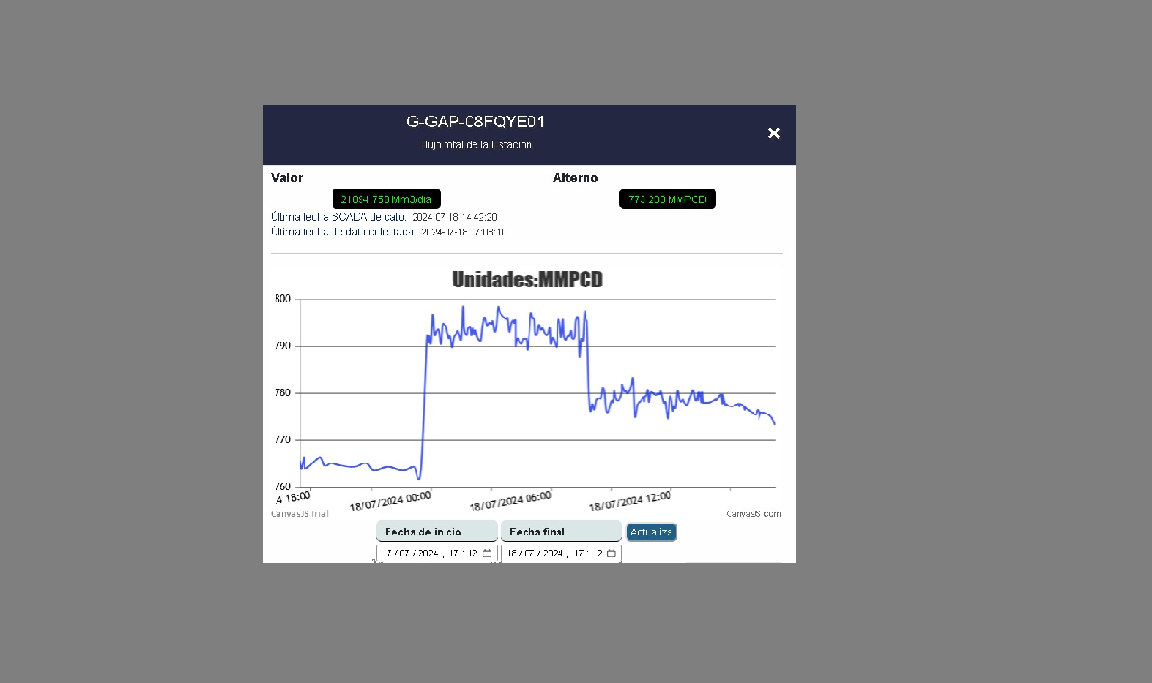
#> input picture cuadro.png, 1152 x 683 px
$ python prueba_opencv.py
#> lines starting #> are read from the running program, lines starting #| are printed output that depends on the picture; after the words box and inside, x2 and y2 are one past the last pixel; in counts of white or black regions, pixels touching at a corner belong together
import cv2
import numpy as np

# Lee la imagen
imagen = cv2.imread('cuadro.png')
#> imagen is the input picture: shape (683, 1152, 3); mean B, G, R 155.6, 154.1, 153.6
if imagen is None:
    print("Error: No se puede abrir o leer el archivo de imagen. Verifica la ruta y el nombre del archivo.")
else:
    # Convierte la imagen a escala de grises
    gray = cv2.cvtColor(imagen, cv2.COLOR_BGR2GRAY)
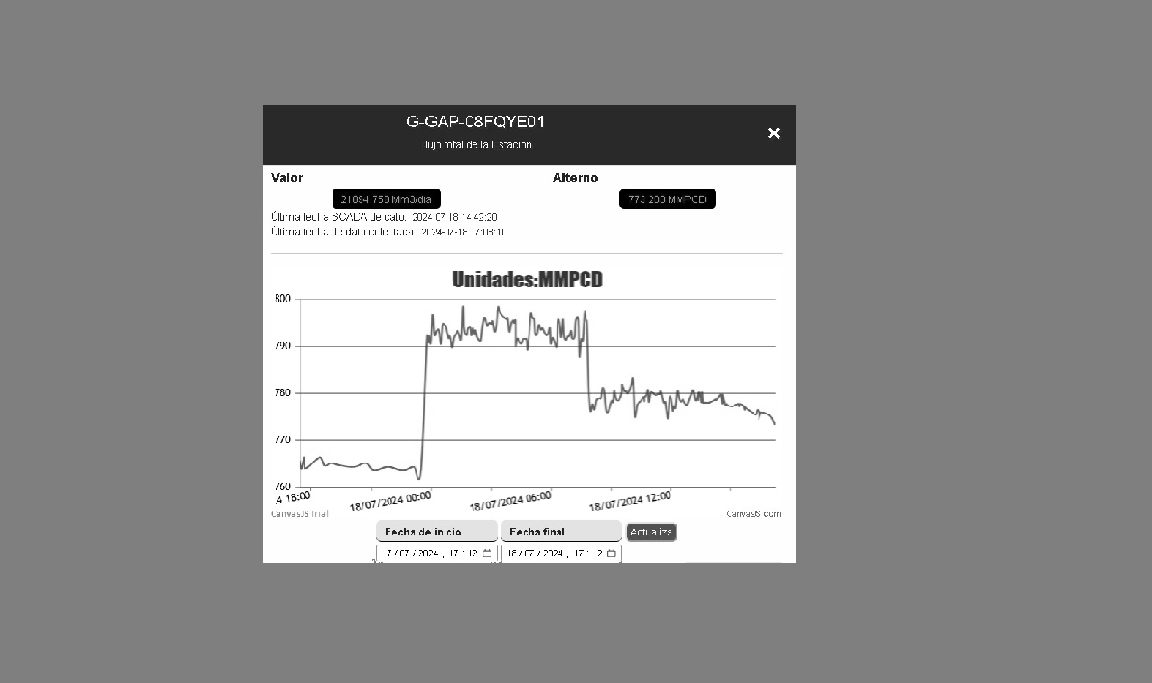
#> gray: shape (683, 1152); min 0, max 255, mean 154.1

    # Aplica un umbral para convertir la imagen a binaria
    _, th = cv2.threshold(gray, 100, 255, cv2.THRESH_BINARY)
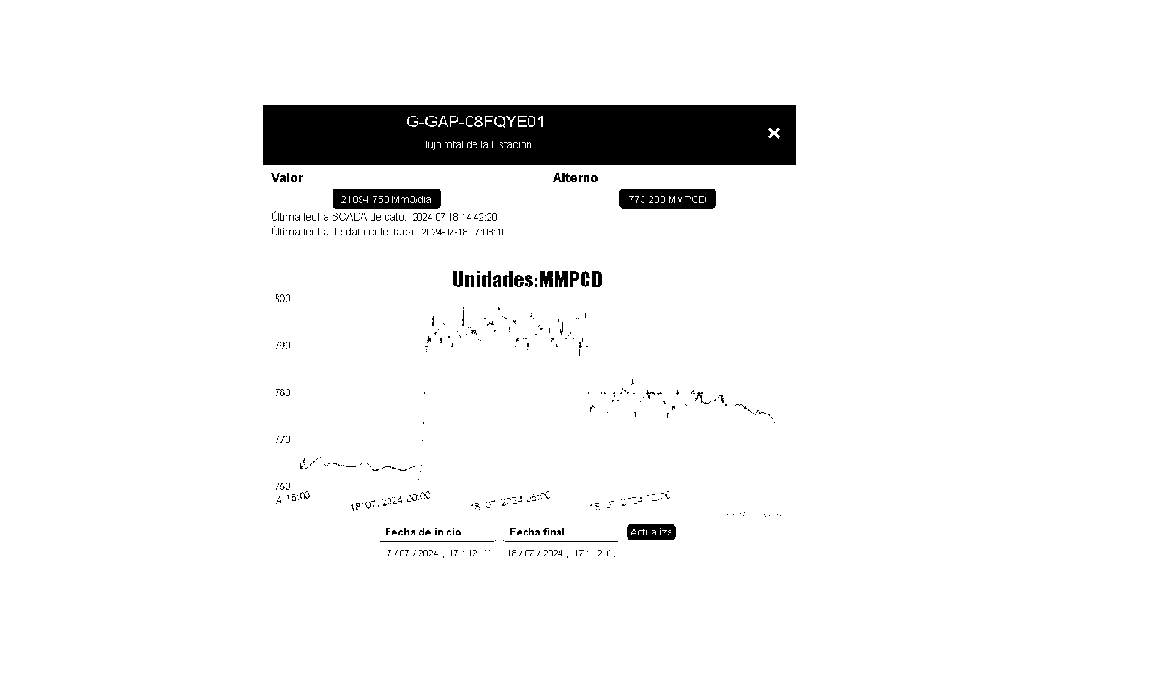
#> th: shape (683, 1152); 94.9% white; 502 black regions (468 under 20 px)

    # Encuentra contornos en la imagen binaria
    contornos, hierarchy = cv2.findContours(th, cv2.RETR_LIST, cv2.CHAIN_APPROX_SIMPLE)
#> contornos = 821 contours, 754 with area under 20; largest, box (x1, y1, x2, y2) and area: (0, 0, 1152, 683) 784982, (262, 104, 797, 166) 32572, (332, 188, 442, 210) 2276, (618, 188, 717, 210) 2036, (626, 523, 677, 541) 828

    print('hierarchy=', hierarchy)
#> (printed output is left out)

    # Dibuja los contornos que cumplen con el criterio de área
    for contorno in contornos:
        area = cv2.contourArea(contorno)
        if area > 3000:
            cv2.drawContours(imagen, [contorno], -1, (0, 255, 0), 3)
#> this loop made 821 passes
#> area on passes 820 to 821: 32572, 784982
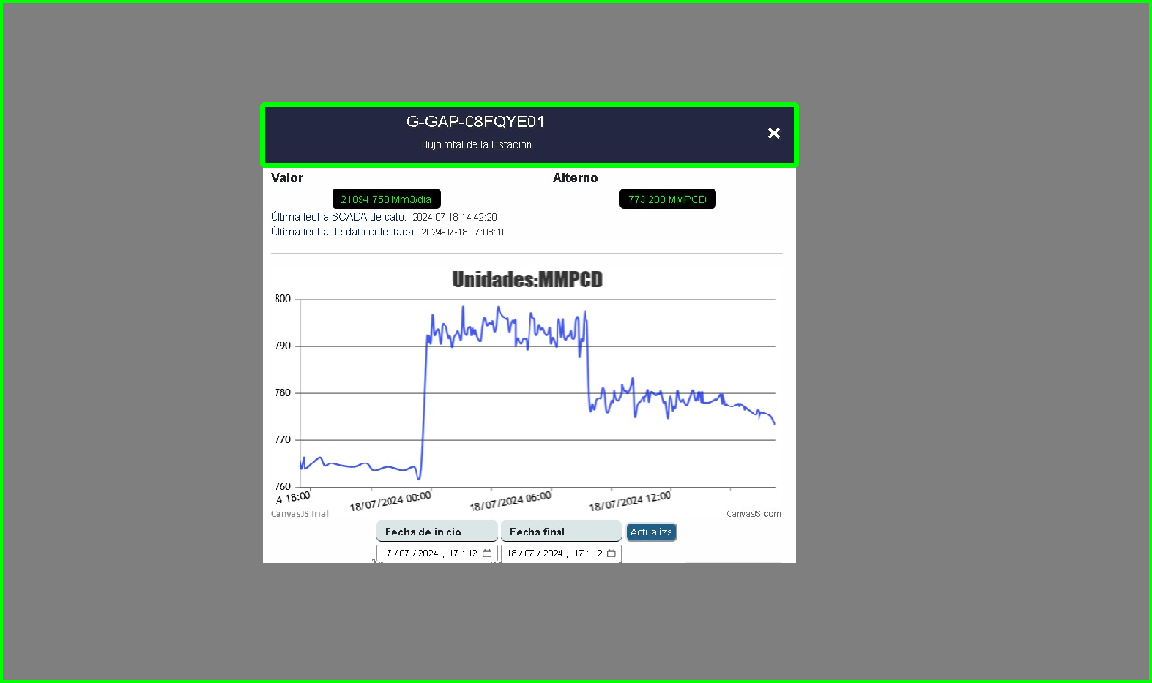
#> imagen: shape (683, 1152, 3); 2.15% of pixels changed, all inside (x1, y1, x2, y2) = (0, 0, 1152, 683)

    # Muestra la imagen en escala de grises
    cv2.imshow('Imagen en escala de grises', gray)

    # Muestra la imagen binaria
    cv2.imshow('Imagen binaria', th)

    # Muestra la imagen original con todos los contornos dibujados
    cv2.imshow('Imagen con contornos', imagen)

    # Espera hasta que se presione una tecla
    cv2.waitKey(0)
    cv2.destroyAllWindows()
